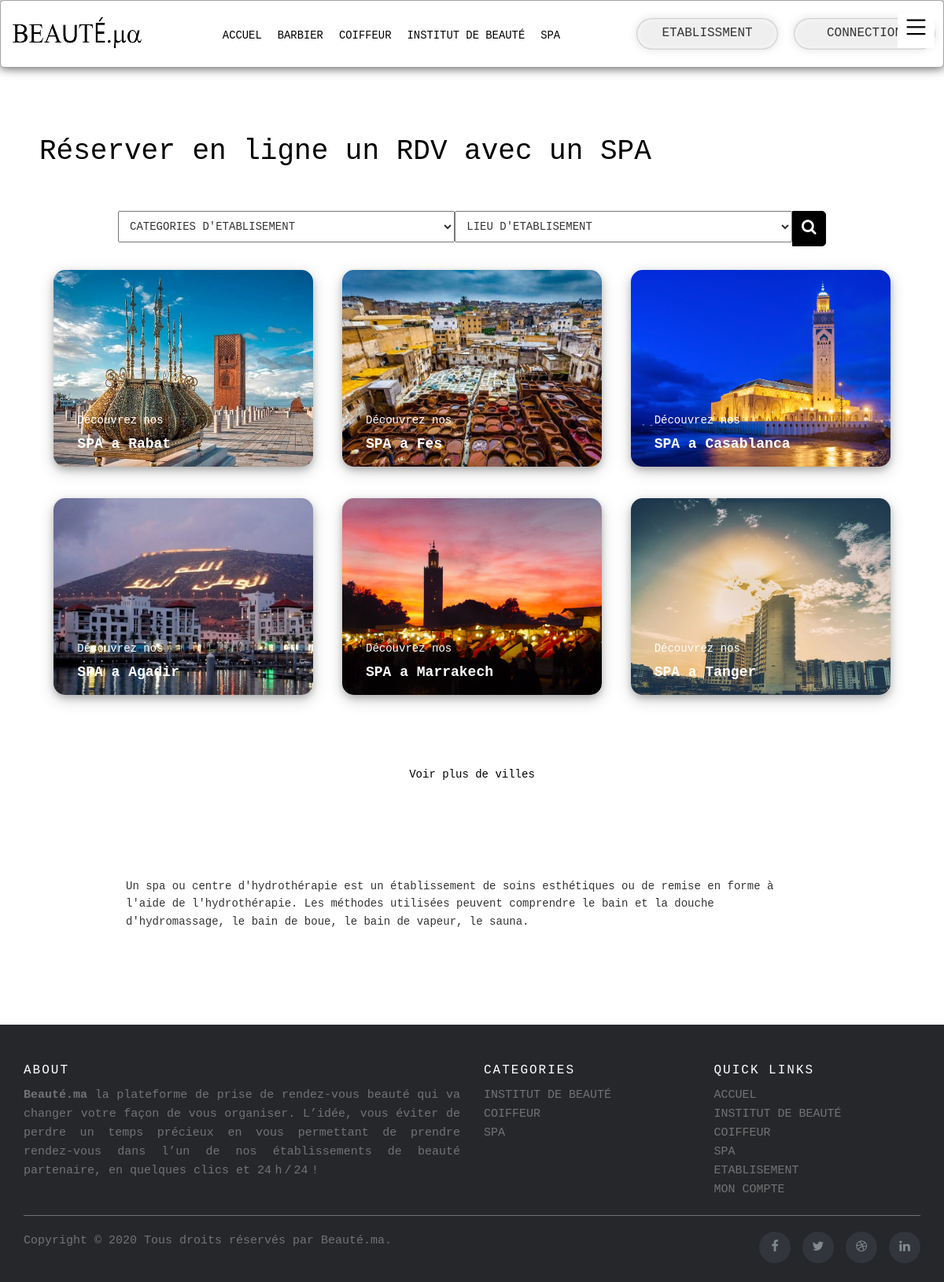
/index/etabl.php?cate=4, run on the app's committed database.
### tables this page shows
CREATE TABLE `categories` (
  `categoryId` int(11) NOT NULL,
  `categoryName` varchar(100) NOT NULL,
  `categoryDesc` varchar(500) DEFAULT NULL,
  `categoryKey` varchar(500) DEFAULT NULL
);

### index/etabl.php (the view, shortened to what this page needs)
<!DOCTYPE html>
<html lang="en">
<head>
    <link rel="stylesheet" href="https://cdnjs.cloudflare.com/ajax/libs/font-awesome/4.7.0/css/font-awesome.min.css">
    <link rel="stylesheet" href="https://maxcdn.bootstrapcdn.com/bootstrap/3.3.7/css/bootstrap.min.css">
    <link rel="stylesheet" href="..\style\index.css">
    <link rel="stylesheet" href="..\style\etabl.css">
</head>
<body>
<?php
     require 'navbar.php';
     if(isset($_GET['cate'])){
         $id_cate=$_GET['cate'];
         $q="SELECT * FROM `categories` WHERE `categoryId` =$id_cate";
         $user = $db->query($q)->fetch(PDO::FETCH_ASSOC);
     }
     ?>
     <br><br><br>
    <div class="et" style="max-width:1100px;margin:auto">
        <div >
            <h1 style="color: black;">Réserver en ligne un RDV avec un <?php echo $user['categoryName'];?></h1><br><br>
            <form method="GET" action="et.php" style="max-width:900px;margin:auto">
          <div class="form" >
          <div class="input-container" >
              <select name="cate"  class="input-field" id="cont1" type="text" placeholder="Nom du salon, prestations (coupe...)" name="salon">
                  <option value="">CATEGORIES D'ETABLISEMENT</option>
               </select>
          </div>
          <div class="input-container" >
            <select class="input-field" id="cont2" type="text" name="ville">
                       <option value="Casablanca">LIEU D'ETABLISEMENT	</option>
               </select>
          </div>
          <button type="submit" class="searchButton">
            <i class="fa fa-search"></i>
         </button>
        </div>
        </form>
        </div>
        <div class="ville">
             <div class="ville_1" style="background-image: url(../photo/rabat.jpg);">
                <a href=<?php echo'"et.php?cate='.$id_cate.'&ville=rabat"' ?>> <div id="txt">
                     <p>Découvrez nos</p>
                     <h4> <b> <?php echo $user['categoryName'];?> a Rabat</b></h4>
                     <br>
                 </div></a>
             </div>
            <div class="ville_1" style="background-image: url(../photo/fes.jpg);">
                <a href=<?php echo'"et.php?cate='.$id_cate.'&ville=fes"' ?>><div id="txt">
                    <p>Découvrez nos</p>
                    <h4> <b><?php echo $user['categoryName'];?> a Fes</b></h4>
                </div></a>
            </div> <div class="ville_1" style="background-image: url(../photo/casa.jpg);">
            <a href=<?php echo'"et.php?cate='.$id_cate.'&ville=Casablanca"' ?>><div id="txt">
                <p>Découvrez nos</p>
                <h4> <b><?php echo $user['categoryName'];?> a Casablanca</b></h4>
            </div></a>
            </div> <div class="ville_1" style="background-image: url(../photo/agadir.jpg);">
            <a href=<?php echo'"et.php?cate='.$id_cate.'&ville=Agadir"' ?>><div id="txt">
            <p>Découvrez nos</p>
            <h4> <b><?php echo $user['categoryName'];?> a Agadir</b></h4>
            </div></a>
            </div> <div class="ville_1" style="background-image: url(../photo/kech.jpg);">
             <a href=<?php echo'"et.php?cate='.$id_cate.'&ville=Marrakech"' ?>><div id="txt">
             <p>Découvrez nos</p>
              <h4> <b><?php echo $user['categoryName'];?> a Marrakech</b></h4>
              </div></a>
             </div> <div class="ville_1" style="background-image: url(../photo/tanger.jpg);">
              <a href=<?php echo'"et.php?cate='.$id_cate.'&ville=Tanger"' ?>><div id="txt">
        <p>Découvrez nos</p>
        <h4> <b><?php echo $user['categoryName'];?> a Tanger</b></h4>
    </div></a>
           </div>
       </div>
 <div class="espace"></div>
 <p style="text-align: center;"><a href="#" >Voir plus de villes</a></p>
 <p class="p_et"><?php echo $user['categoryDesc'];?></p>
    </div>
    <?php
    require 'footer.php';
    ?>
</body>
</html>
<head>
</head>

### index/navbar.php (shortened to what this page needs)
<header class="header">
    <h1 class="logo"><a href="#"><img src="../photo/logo.png" alt=""></a></h1>
    <ul class="main-nav" id="ul">
      <li><a href="index.php">ACCUEL</a></li>
      <?php
      $db=Database::connect();
      $stmt = $db->query("SELECT * FROM `categories` ORDER BY `categories`.`categoryName`");
      while ($row = $stmt->fetch()) {
      echo '<a href="etabl.php?cate='.$row['categoryId'].'">'.$row['categoryName'].'</a></li>';
      }
      $existe='';
      ?>
  </ul>
  <ul class="ul-1" id="ul1">
      <li>
          <div class="input">
            <?php
             if($_SESSION['ID'] != NULL){
               if($existe !=''){
                 $link="admin.php";
               }
               else if($existe==''){
                 $link="etablessment.php";
               }
             }
             else $link="login.php";
             ?>
                <form action=<?php echo$link; ?>>
                  <input type="submit" value="ETABLISSMENT">
               </form>
          </div>
      </li>
      <li>
        <div>
          <?php
          if($_SESSION['ID'] != NULL){
            $value="Deconnecte";
            echo'<form method="POST"  >';
            echo'<input type="submit" name='.$value.' value='.$value.'>';
            echo'</form>';
          }
          else{
            $value="Connection";
            echo'<form action="login.php">
            <input type="submit" value="'.$value.'">
            </form>';
          }
          ?>
        </div>
    </li>
  </ul>
  <button class="plus-menu" id="btn1" value="btn1" onclick="menu(this.value)" style="display: block;">
          <div >
        </div>
      </button>
</header>

### style/index.css (style rules this page uses)
* { box-sizing: border-box; }
body { font-family: "Courier New", Courier, monospace ; line-height: 1.6; margin: 0; min-height: 100vh; }
ul { margin: 0; padding: 0; list-style: none; }
.logo { margin: 0; }
.logo img { height: 50px; width: 175px; margin: 0; padding: 0; }
a { text-decoration: none; color: black; }
.main-nav { margin-top: 5px; }
.logo a, .main-nav a { padding: 0px 10px; text-transform: uppercase; text-align: center; display: block; }
.main-nav a { color:black; font-size: .99em; }
.header { padding-top: .5em; padding-bottom: .5em; border: 1px solid #a2a2a2; background-color: #ffffff; box-shadow: 0px 0px 14px 0px rgba(0,0,0,0.75); border-radius: 5px; }
.ul-1 { display: flex; flex-wrap: wrap; justify-content: center; }
.ul-1 li { padding: 15px 10px; text-align: center; }
.ul-1 li input { border: none; margin: auto; width: 180px; height: 40px; background: #f0efef; box-shadow: 0px 0px 10px 2px rgba(59,59,59,0.1), inset 0 0px 0px 0 rgba(0,0,0,0), inset 0 0px 0 0 rgba(255,255,255,0), inset 0 0px 0px 0 rgba(0,0,0,0), inset 0 0px 0px 0 rgba(0,0,0,0), inset 0 0px 2px 1px #C2C2CB, inset 0 0px 5px 2px #FFFFFF; border-radius: 100px; font-size: 16px; font-family: "Courier New", Courier, monospace ; text-transform: uppercase; }
.ul-1 li div { border-radius: 100px; }
.plus-menu { color: black; position: absolute; top: 17px; right: 12px; border: none; background-color: white; }
@media (min-width: 769px) { .header, .main-nav { display: flex; } }
@media (min-width: 769px) { .header { flex-direction: column; align-items: center; } }
@media (min-width: 1025px) { .header { flex-direction: row; justify-content: space-between; } }
@media (min-width: 1025px) { .plus-menu { display: none; } }
@media (min-width: 1025px) { #ul { display: flex; } }
@media (min-width: 1025px) { #ul1 { display: flex; } }
.input-container { display: -ms-flexbox; display: flex; width: 50%; margin-bottom: 15px; }
.searchButton { width: 45px; height: 45px; border: 1px solid black; background: black; text-align: center; color: #fff; border-radius: 0 5px 5px 0; cursor: pointer; font-size: 20px; }
.form { display: flex; flex-direction: row; }
.input-field { width: 100%; padding: 10px; outline: none; }
.espace { height: 70px; width: 100%; background-color: white; }

### style/etabl.css (style rules this page uses)
.ville { width: 100%; height: auto; display: flex; flex-wrap: wrap; justify-content: space-between; align-content: space-between; }
.ville_1 { width: 30%; height: 250px; background-color: blanchedalmond; border-radius: 15px; margin: 20px auto; box-shadow: 0 4px 8px 0 rgba(0, 0, 0, 0.2), 0 6px 20px 0 rgba(0, 0, 0, 0.19); background-size: cover; }
#txt { position: relative; left: 20px; top: 180px; padding: 0px 10px; color: white; text-shadow: white; }
.p_et { padding: 10%; }

### data on the page
categories: categoryName "BARBIER"
categories: categoryName "COIFFEUR"
categories: categoryName "INSTITUT DE BEAUTÉ"
categories: categoryName "SPA", categoryDesc "Un spa ou centre d'hydrothérapie est un établissement de soins esthétiques ou de remise en forme à l'aide de l'hydrothérapie. Les méthodes utilisées peuvent comprendre le bain et la douche d'hydromassage, le bain de boue, le bain de vapeur, le sauna."
